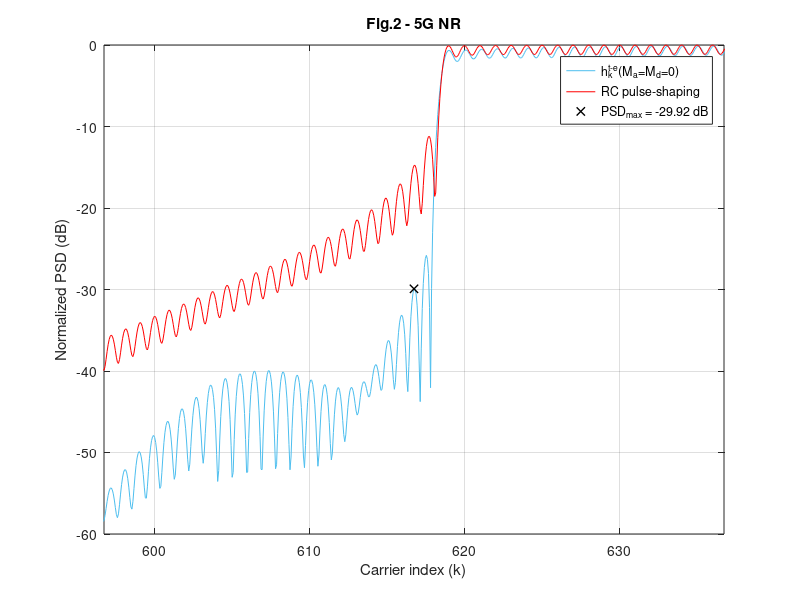

Reproduce this figure in MATLAB. (Note: this script raises an error after producing the figure.)
clear, 
%% %%%%%%%%%%%%%%%%%%%%%%%%%%%%%%%%%%%%%%%%%%%%%%%%%%%%%%%%%%
% %                 LOAD THE PARAMETERS                   % %
%%%%%%%%%%%%%%%%%%%%%%%%%%%%%%%%%%%%%%%%%%%%%%%%%%%%%%%%%% %%
addpath('../../data/Fig2')
load('Fig2_Parameters_for_5G_NR_Ma_0_Md_0.mat');

Fsob = OFDM_param.Fsob; % Upsampling factor 
% Upsample in time-domain
N = OFDM_param.N*Fsob;
Ngi = OFDM_param.Ngi*Fsob;
b = (OFDM_param.b+1)*Fsob-1;
L = OFDM_param.L*Fsob;
Ms = OFDM_param.Ms;
g = OFDM_param.g;
us = OFDM_param.us;
ue = OFDM_param.ue;

ur = us + ue;

Pd = GenPulse_param.Pd;
Pd_todas = GenPulse_param.Pd_todas;
Paic = GenPulse_param.Paic;
Ptk = GenPulse_param.Ptk;
R_aic = GenPulse_param.R_aic;
R_tk = GenPulse_param.R_tk;
NexTemp = GenPulse_param.NexTemp;
cell_coef_lim = GenPulse_param.cell_coef_lim;



%% %%%%%%%%%%%%%%%%%%%%%%%%%%%%%%%%%%%%%%%%%%%%%%%%%%%%%%%%%%
%            OBTAIN THE PULSES IN THE SCENARIO            % %
%%%%%%%%%%%%%%%%%%%%%%%%%%%%%%%%%%%%%%%%%%%%%%%%%%%%%%%%%% %%

eta = (N+Ngi-b-1)/2; 
vn=(0:L+b-1)'-Ngi;  % Dicrete time axis vector
n0 = eta+b-Ngi;     % Phase delay due to Hermiticity


h_k = zeros((2*NexTemp+1)*L+b, N); % Matrix containing the proposed pulses
aic_k = zeros((2*NexTemp+1)*L+b, N);  % Matrix containing the AIC term
t_k = zeros((2*NexTemp+1)*L+b, N);    % Matrix containing the AST term

% Obtain h_k for every data carrier
for ind_k = 1:length(Pd);

    % % AIC terms
    %%%%%%%%%%%%%%%%%%%%%%%%%%%%%%%%%%
    % Central term
    Pc = exp(1j*2*pi/N*repmat(vn,1,length(Paic{ind_k})).*repmat(Paic{ind_k}.',length(vn),1)).*repmat(g.',1,length(Paic{ind_k}));
    % Advanced and delayed terms
    Pc = repmat(Pc,1,2*NexTemp+1);

    Omega_c_n0 = diag(repmat(exp(-1j*2*pi*Paic{ind_k}*n0/N),1+2*NexTemp,1));
    aic_temp = Pc*Omega_c_n0*diag(R_aic{ind_k}).*exp(1j*2*pi*Pd(ind_k)*n0/N);
    aic_k((NexTemp*L+1):(NexTemp+1)*L+b,Pd(ind_k)+N/2+1) = sum(aic_temp(:,1:length(Paic{ind_k})),2);    % CENTRAL TERM
    
    m_temp = 0;
    for ind_m = 1:NexTemp;                                                                              % ADVANCED AND DELAYED TERMS
        aic_k(((NexTemp-ind_m)*L+1):((NexTemp-ind_m+1)*L+b),Pd(ind_k)+N/2+1) = aic_k(((NexTemp-ind_m)*L+1):((NexTemp-ind_m+1)*L+b),Pd(ind_k)+N/2+1) + sum(aic_temp(:,(length(Paic{ind_k})*(1+m_temp)) + (1:length(Paic{ind_k}))),2);
        aic_k(((NexTemp+ind_m)*L+1):((NexTemp+ind_m+1)*L+b),Pd(ind_k)+N/2+1) = aic_k(((NexTemp+ind_m)*L+1):((NexTemp+ind_m+1)*L+b),Pd(ind_k)+N/2+1) + sum(aic_temp(:,(length(Paic{ind_k})*(1+m_temp+1)) + (1:length(Paic{ind_k}))),2);
        m_temp = m_temp+2;
    end
    
    % % AST terms
    %%%%%%%%%%%%%%%%%%%%%%%%%%%%%%%%%%
    % Central term
    Ts = exp(1j*2*pi/N*repmat(vn,1,length(Ptk{ind_k})).*repmat(Ptk{ind_k}.',length(vn),1)).*repmat(us.',1,length(Ptk{ind_k}));
    Te = exp(1j*2*pi/N*repmat(vn,1,length(Ptk{ind_k})).*repmat(Ptk{ind_k}.',length(vn),1)).*repmat(ue.',1,length(Ptk{ind_k}));
    T = [Ts, Te];
    
    % Advanced and delayed terms
    T = repmat(T,1,NexTemp+1);
    Omega_c_n0 = diag(repmat(exp(-1j*2*pi*Ptk{ind_k}*n0/N),2*(1+NexTemp),1));
    t_k_temp = T*Omega_c_n0*diag(R_tk{ind_k}).*exp(1j*2*pi*Pd(ind_k)*n0/N);
    t_k(((NexTemp)*L+1):((NexTemp+1))*L+b,Pd(ind_k)+N/2+1) = sum(t_k_temp(:,1:2*length(Ptk{ind_k})),2);

    m_temp = 0;
    for ind_m = 1:NexTemp;
            t_k(((NexTemp-ind_m)*L+1):(NexTemp-ind_m+1)*L+b,Pd(ind_k)+N/2+1) = t_k(((NexTemp-ind_m)*L+1):(NexTemp-ind_m+1)*L+b,Pd(ind_k)+N/2+1) + sum(t_k_temp(:,length(Ptk{ind_k})*(2+m_temp) + (1:length(Ptk{ind_k}))),2);
            t_k(((NexTemp+ind_m)*L+1):(NexTemp+ind_m+1)*L+b,Pd(ind_k)+N/2+1) = t_k(((NexTemp+ind_m)*L+1):(NexTemp+ind_m+1)*L+b,Pd(ind_k)+N/2+1) + sum(t_k_temp(:,length(Ptk{ind_k})*(2+m_temp+1) + (1:length(Ptk{ind_k}))),2);
            m_temp = m_temp + 2;
    end
end

h_k = aic_k + t_k;

p_k_conv = exp(1j*(2*pi/N)*repmat(vn,1,length(Pd_todas)).*repmat(Pd_todas.',length(vn),1)).*repmat(g.',1,length(Pd_todas));

h_k(NexTemp*L + (1:L+b),Pd_todas+N/2+1) = h_k(NexTemp*L + (1:L+b),Pd_todas+N/2+1) + p_k_conv;


%% %%%%%%%%%%%%%%%%%%%%%%%%%%%%%%%%%%%%%%%%%%%%%%%%%%%%%%%%%%
% %     REPRESENTATION OF THE PULSES IN THE SCENARIO      % %
%%%%%%%%%%%%%%%%%%%%%%%%%%%%%%%%%%%%%%%%%%%%%%%%%%%%%%%%%% %%

% Obtain the PSD
H_k = fft(h_k,N*Ms);
P_k = fft(p_k_conv,N*Ms);

psd_H = fftshift(sum(abs(H_k).^2,2));
psd_P = fftshift(sum(abs(P_k).^2,2));

x = (-N*Ms/2:N*Ms/2-1)/(Ms);
indices = find(ismember(x,[-N/2,N/2-1]));
indices = indices(1):1:indices(2);

x = x+N/2;
y_h = 10*log10(psd_H/max(psd_H));
y_p = 10*log10(psd_P/max(psd_P));

PSD_max = max(max(y_h(find(x>Pd_todas(end)+N/2+1.67))), max(y_h(find(x<Pd_todas(1)+N/2-1.67)))); %% PSD_MAX IS SOUGHT BEYOND THE 0.67 SCS GUARD BAND THAT IS LEFT BY EACH SIDE
x_PSD_max = x(find(y_h==PSD_max));

% Fig 2 (5G NR Ma=Md=0)
figure,
plot(x(indices),y_h(indices), 'DisplayName', 'h_k^{t-e}(M_a=M_d=0)', 'Color', "#4DBEEE"); hold on; grid on;
plot(x(indices),y_p(indices), 'DisplayName', 'RC pulse-shaping', 'Color', 'r');
plot(x_PSD_max, PSD_max, 'Marker', 'x', 'Color', 'k', 'LineStyle', 'none','LineWidth',1, 'DisplayName', ['PSD_{max} = ', num2str(PSD_max, '%.2f'), ' dB'])
xlabel('Carrier index (k)'); ylabel('Normalized PSD (dB)'); legend('show')
xlim(x_PSD_max+[-20,20]); ylim([min(-60,PSD_max-10),0])
title('Fig.2 - 5G NR')

%% %%%%%%%%%%%%%%%%%%%%%%%%%%%%
% %     CLARIFYING NOTE     % %
%%%%%%%%%%%%%%%%%%%%%%%%%%%% %%

NOTE = ['NOTE: The maximum number of RB that can be used in a 5 MHz channel is 25, which is equivalent to 4.5 MHz (SCS = 15 kHz).',...
    ' That leaves a 500 kHz guard band, 250 kHz by each side of the transmission band.',...
    ' If this guard band is reduced by repurposing those carriers that were previously assigned to it for data transmission, it can be reduced by up to 16 subcarriers, leaving a residual guard band 10 kHz wide (2/3 of an SCS).',...
    ' Hence, the PSD peak can be sought beyond that guard band, which is 1.67 SCS beyond the outermost transmitting subcarrier by each end of the passband.'];
wrapped_NOTE = textwrap({NOTE}, 70);
disp('##################################################################################')
fprintf('\n')
disp(wrapped_NOTE)
disp('##################################################################################')